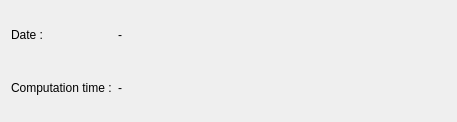
<?xml version="1.0" encoding="UTF-8"?>
<ui version="4.0">
 <class>WidgetResultInfosClass</class>
 <widget class="QWidget" name="WidgetResultInfosClass">
  <property name="geometry">
   <rect>
    <x>0</x>
    <y>0</y>
    <width>457</width>
    <height>122</height>
   </rect>
  </property>
  <property name="sizePolicy">
   <sizepolicy hsizetype="Preferred" vsizetype="Maximum">
    <horstretch>0</horstretch>
    <verstretch>0</verstretch>
   </sizepolicy>
  </property>
  <property name="windowTitle">
   <string>Form</string>
  </property>
  <layout class="QGridLayout" name="gridLayout">
   <item row="1" column="0">
    <widget class="QLabel" name="label_5">
     <property name="sizePolicy">
      <sizepolicy hsizetype="Maximum" vsizetype="Preferred">
       <horstretch>0</horstretch>
       <verstretch>0</verstretch>
      </sizepolicy>
     </property>
     <property name="text">
      <string>Computation time :</string>
     </property>
    </widget>
   </item>
   <item row="0" column="0">
    <widget class="QLabel" name="label_4">
     <property name="sizePolicy">
      <sizepolicy hsizetype="Maximum" vsizetype="Preferred">
       <horstretch>0</horstretch>
       <verstretch>0</verstretch>
      </sizepolicy>
     </property>
     <property name="text">
      <string>Date :</string>
     </property>
    </widget>
   </item>
   <item row="1" column="1">
    <widget class="QLabel" name="labelCompTime">
     <property name="text">
      <string>-</string>
     </property>
    </widget>
   </item>
   <item row="0" column="1">
    <widget class="QLabel" name="labelDate">
     <property name="text">
      <string>-</string>
     </property>
    </widget>
   </item>
  </layout>
 </widget>
 <resources/>
 <connections/>
</ui>
